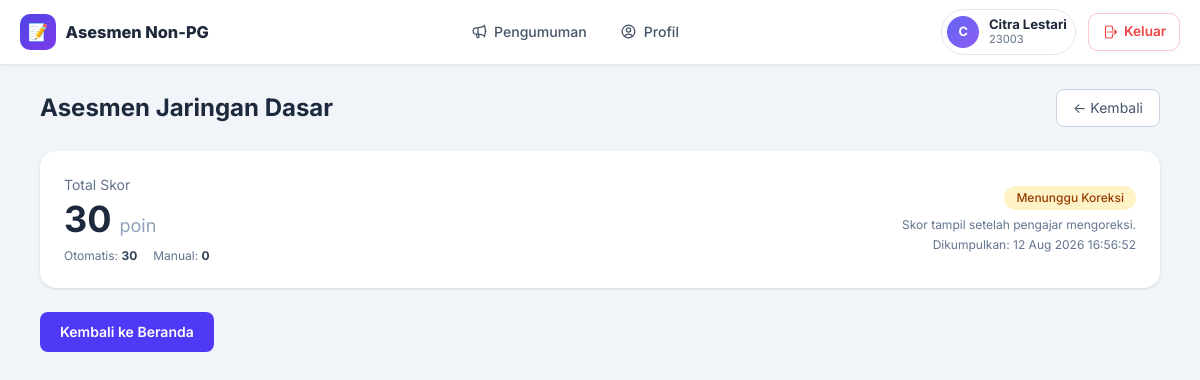
/siswa/hasil.php?ujian=1 (signed in), run on the app's committed database.
### tables this page shows
CREATE TABLE IF NOT EXISTS sesi_ujian (
  id INT AUTO_INCREMENT PRIMARY KEY,
  id_ujian INT NOT NULL,
  id_siswa INT NOT NULL,
  mulai_pada DATETIME NULL,
  berakhir_pada DATETIME NULL,      
  submitted_at DATETIME NULL,
  status ENUM('berlangsung','submitted','dinilai','dikoreksi') NOT NULL DEFAULT 'berlangsung',
  total_skor INT NOT NULL DEFAULT 0,
  total_poin_auto INT NOT NULL DEFAULT 0,
  total_poin_manual INT NOT NULL DEFAULT 0,
  ip_address VARCHAR(45) NULL,
  created_at TIMESTAMP DEFAULT CURRENT_TIMESTAMP,
  CONSTRAINT fk_sesi_ujian FOREIGN KEY (id_ujian) REFERENCES ujian(id) ON DELETE CASCADE,
  CONSTRAINT fk_sesi_siswa FOREIGN KEY (id_siswa) REFERENCES siswa(id) ON DELETE CASCADE,
  UNIQUE KEY uk_sesi (id_ujian, id_siswa),
  KEY idx_sesi_siswa (id_siswa)
);

CREATE TABLE IF NOT EXISTS ujian (
  id INT AUTO_INCREMENT PRIMARY KEY,
  judul VARCHAR(150) NOT NULL,
  mata_pelajaran VARCHAR(100) NULL,
  deskripsi TEXT NULL,
  tanggal_mulai DATETIME NULL,
  tanggal_selesai DATETIME NULL,
  durasi_menit INT NOT NULL DEFAULT 60,
  status ENUM('draft','aktif','selesai') NOT NULL DEFAULT 'draft',
  acak_soal TINYINT(1) NOT NULL DEFAULT 0,
  tampilkan_hasil TINYINT(1) NOT NULL DEFAULT 1,
  created_by INT NULL,
  created_at TIMESTAMP DEFAULT CURRENT_TIMESTAMP,
  updated_at TIMESTAMP DEFAULT CURRENT_TIMESTAMP ON UPDATE CURRENT_TIMESTAMP,
  CONSTRAINT fk_ujian_admin FOREIGN KEY (created_by) REFERENCES admin_users(id) ON DELETE SET NULL,
  KEY idx_ujian_status (status)
);

### core/functions.php (called while the page is built, shortened)
<?php
function e($value) {
    return htmlspecialchars((string)$value, ENT_QUOTES, 'UTF-8');
}

### siswa/hasil.php (the view, shortened to what this page needs)
<?php
$id_ujian = (int)($_GET['ujian'] ?? 0);
$siswa_id = (int)$_SESSION['siswa_id'];
$conn = db();
$stmt = $conn->prepare("
    SELECT s.*, u.judul, u.mata_pelajaran, u.tampilkan_hasil,
           (SELECT COUNT(*) FROM ujian_soal WHERE id_ujian = u.id) AS jml_soal
    FROM sesi_ujian s JOIN ujian u ON u.id = s.id_ujian
    WHERE s.id_ujian = ? AND s.id_siswa = ? AND s.status IN ('submitted','dinilai')
    ORDER BY s.id DESC LIMIT 1
");
$stmt->bind_param('ii', $id_ujian, $siswa_id);
$stmt->execute();
$sesi = $stmt->get_result()->fetch_assoc();
require __DIR__ . '/../views/layout_siswa_top.php';
?>
<div class="flex items-center justify-between">
  <h1 class="text-2xl font-bold text-slate-800"><?= e($sesi['judul']) ?></h1>
  <a href="index.php" class="rounded-lg border border-slate-300 bg-white px-4 py-2 text-sm text-slate-600 hover:bg-slate-50">← Kembali</a>
</div>
<div class="mt-6 rounded-2xl bg-white p-6 shadow">
  <div class="flex flex-col items-start gap-6 sm:flex-row sm:items-center sm:justify-between">
    <div>
      <div class="text-sm text-slate-500">Total Skor</div>
      <div class="mt-1 flex items-baseline gap-2">
        <span class="text-4xl font-bold text-slate-800"><?= (int)$sesi['total_skor'] ?></span>
        <span class="text-lg text-slate-400">poin</span>
      </div>
      <div class="mt-2 grid grid-cols-2 gap-4 text-xs text-slate-500">
        <div>Otomatis: <b class="text-slate-700"><?= (int)$sesi['total_poin_auto'] ?></b></div>
        <div>Manual: <b class="text-slate-700"><?= (int)$sesi['total_poin_manual'] ?></b></div>
      </div>
    </div>
    <div class="text-right text-sm">
      <?php if ($sesi['status'] === 'dinilai'): ?>
        <div class="mb-1 inline-flex rounded-full bg-green-100 px-3 py-1 text-xs font-medium text-green-800">Sudah Dinilai</div><br>
        <?php if ($sesi['tampilkan_hasil']): ?>
          <span class="text-xs text-slate-500">Hasil diperlihatkan kepada Anda.</span>
        <?php else: ?>
          <span class="text-xs text-slate-500">Hasil disembunyikan oleh pengajar.</span>
        <?php endif; ?>
      <?php else: ?>
        <div class="mb-1 inline-flex rounded-full bg-amber-100 px-3 py-1 text-xs font-medium text-amber-800">Menunggu Koreksi</div><br>
        <span class="text-xs text-slate-500">Skor tampil setelah pengajar mengoreksi.</span>
      <?php endif; ?>
      <br>
      <span class="text-xs text-slate-500">Dikumpulkan: <?= $sesi['submitted_at'] ? (new DateTime($sesi['submitted_at']))->format('d M Y H:i:s') : '-' ?></span>
    </div>
  </div>
</div>
<div class="mt-6">
  <a href="index.php" class="inline-block rounded-lg bg-indigo-600 px-5 py-2.5 text-sm font-semibold text-white hover:bg-indigo-700">Kembali ke Beranda</a>
</div>
<?php require __DIR__ . '/../views/layout_siswa_bottom.php'; ?>

### assets/css/theme.css (style rules this page uses)
:root { --primary: #4f46e5; --primary-hover: #4338ca; --primary-light: #eef2ff; --secondary: #64748b; --success: #10b981; --success-light: #d1fae5; --warning: #f59e0b; --warning-light: #fef3c7; --danger: #ef4444; --danger-light: #fee2e2; --info: #3b82f6; --info-light: #dbeafe; --dark: #1e293b; --light: #f8fafc; --border: #e2e8f0; --sidebar-width: 264px; --sidebar-bg: linear-gradient(180deg, #1e293b 0%, #0f172a 100%); --card-shadow: 0 1px 3px rgba(0,0,0,0.06), 0 1px 2px rgba(0,0,0,0.04); --card-hover-shadow: 0 10px 25px rgba(0,0,0,0.10); --radius: 12px; --radius-sm: 8px; --font: 'Inter', system-ui, -apple-system, sans-serif; --transition: 0.2s ease; }
* { font-family: var(--font); }
body { font-size: 16px; line-height: 1.6; }

### data on the page
sesi_ujian: id_ujian.judul "Asesmen Jaringan Dasar", total_skor "30", total_poin_auto "30", total_poin_manual "0", submitted_at "12 Aug 2026 16:56:52"

### other printed values
mb_substr($_SESSION['siswa_nama'] ?? 'S', 0, 1) "C"
$_SESSION['siswa_nama'] "Citra Lestari"
$_SESSION['siswa_nis'] "23003"
